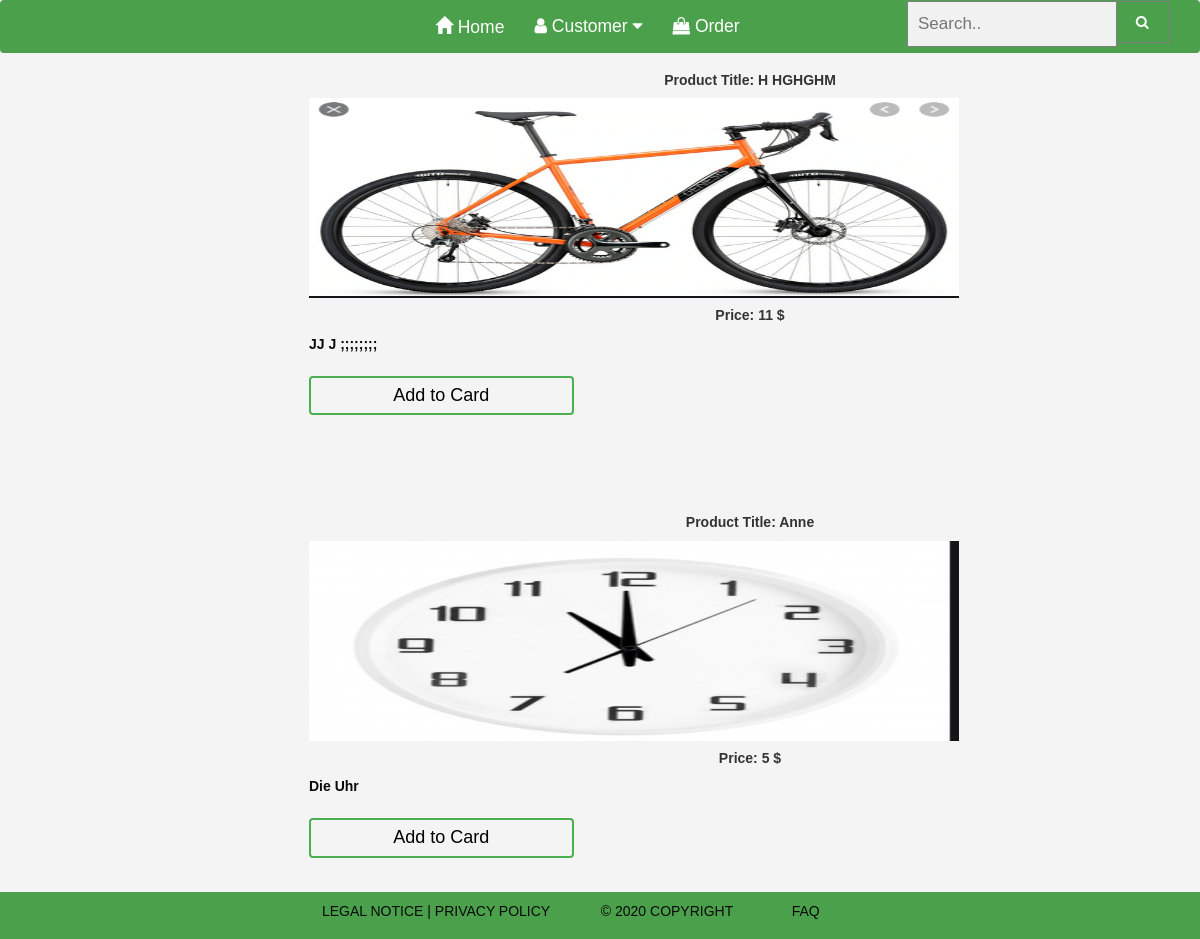
The page / on the database its author committed.
### tables this page shows
CREATE TABLE Product  (
    
    id INT  AUTO_INCREMENT,
    username VARCHAR(20),
    price VARCHAR(20),
    qty VARCHAR(50),
    Myimage VARCHAR(50),
    Idescription VARCHAR(50),
    CONSTRAINT id PRIMARY KEY (id)
    
   );

### Modell/DAOuser.php (called while the page is built, shortened)
<?php
 class DAOuser implements IDAOuser {
    private function getPDO(){
            $stmt = new PDO('sqlite:bd_shops.sqlite3');
            $stmt->setAttribute(
                PDO::ATTR_ERRMODE,
                PDO::ERRMODE_EXCEPTION
            );
        return    $stmt;
  }
 public function getAllProduct($table) {
        $statement = "SELECT * FROM $table" ;
        $stmt = $this->getPDO()->query($statement);
        $datas = $stmt->fetchAll(PDO::FETCH_ASSOC);
        return   $datas;
    }
}

### index.php (the view, shortened to what this page needs)
<?php
  require_once 'elements/header.php';
  require_once('Modell/DAOuser.php');
$result2 = new DAOuser();
$table = "product";
$result1 = $result2 -> getAllProduct($table);
?>
 <?php   if($result1) :            ?>
 <?php  foreach ($result1 as $k  => $value):  ?>
    <div class="well-sm col-md-offset-3">
   <div class="card mb-3" >
   <form action="" method="POST">
   <h5 class="card-title">  <strong>Product Title: <strong ><?= $value['username'] ?></strong> </strong></h5>
   <img src="<?= $value['Myimage']  ?>" alt="Girl in a jacket" width="650"   height="200">
   <div class="card-body">
    <h5 class="card-title"> <strong> Price: <strong class="price"><?= $value['price'] ?></strong> $ </strong></h5>
    <p class="card-text"> <strong ><?= $value['Idescription'] ?></strong> </p>
    <button type="submit" style="width:30%" class="btn btn-warning my-3" name="add" > Add to Card  </button>
    </div>
   </form>
</div>
</div><br><br><br>
<?php  endforeach    ?>
  <?php    endif       ?>
  <?php    require('elements/footer.php')        ?>

### style.css (style rules this page uses)
* { padding: 0; margin: 0; box-sizing: border-box; }
body { background-color: #f4f4f4; background-size: cover; background-position: center; font-family: sans-serif; }
.btn { width: 100%; background: none; border: 2px solid #4caf50; color: black; padding: 5px; font-size: 18px; cursor: pointer; margin: 12px 0; }
h5 { text-align: center; }
p, p a { color: #0a0a0a; }
* { box-sizing: border-box; }

### rows shown on the page
product: username "H HGHGHM", shows a picture, price "11", Idescription "JJ J ;;;;;;;;", username "Anne", Myimage (picture), price "5", Idescription "Die Uhr"
